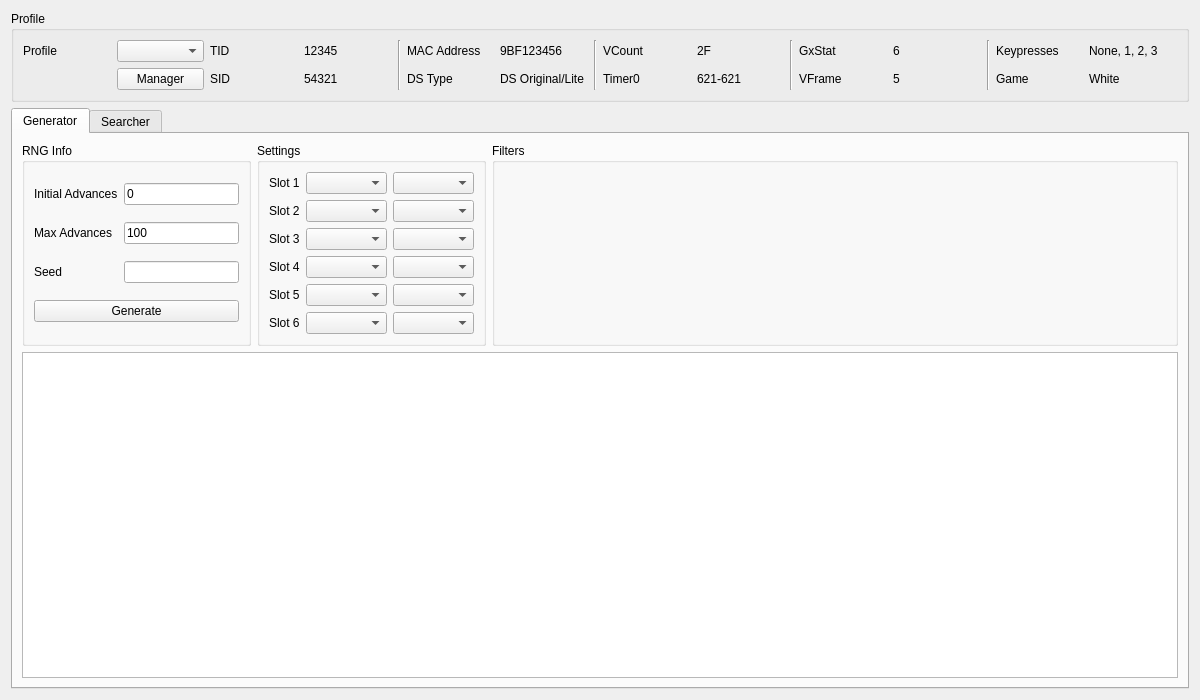
<?xml version="1.0" encoding="UTF-8"?>
<ui version="4.0">
 <class>DreamRadar</class>
 <widget class="QWidget" name="DreamRadar">
  <property name="geometry">
   <rect>
    <x>0</x>
    <y>0</y>
    <width>1200</width>
    <height>700</height>
   </rect>
  </property>
  <property name="windowTitle">
   <string>Dream Radar</string>
  </property>
  <layout class="QGridLayout" name="gridLayout_26">
   <item row="0" column="0">
    <widget class="QGroupBox" name="groupBoxProfile">
     <property name="title">
      <string>Profile</string>
     </property>
     <layout class="QGridLayout" name="gridLayout_5">
      <item row="0" column="2">
       <widget class="QLabel" name="labelProfileTID">
        <property name="text">
         <string>TID</string>
        </property>
       </widget>
      </item>
      <item row="0" column="9">
       <widget class="QLabel" name="labelProfileVCountValue">
        <property name="text">
         <string notr="true">2F</string>
        </property>
       </widget>
      </item>
      <item row="1" column="14">
       <widget class="QLabel" name="labelProfileGame">
        <property name="text">
         <string>Game</string>
        </property>
       </widget>
      </item>
      <item row="0" column="13" rowspan="2">
       <widget class="Line" name="line">
        <property name="orientation">
         <enum>Qt::Vertical</enum>
        </property>
       </widget>
      </item>
      <item row="0" column="12">
       <widget class="QLabel" name="labelProfileGxStatValue">
        <property name="text">
         <string notr="true">6</string>
        </property>
       </widget>
      </item>
      <item row="1" column="3">
       <widget class="QLabel" name="labelProfileSIDValue">
        <property name="text">
         <string notr="true">54321</string>
        </property>
       </widget>
      </item>
      <item row="1" column="12">
       <widget class="QLabel" name="labelProfileVFrameValue">
        <property name="text">
         <string notr="true">5</string>
        </property>
       </widget>
      </item>
      <item row="1" column="15">
       <widget class="QLabel" name="labelProfileGameValue">
        <property name="text">
         <string>White</string>
        </property>
       </widget>
      </item>
      <item row="0" column="8">
       <widget class="QLabel" name="labelProfileVCount">
        <property name="text">
         <string>VCount</string>
        </property>
       </widget>
      </item>
      <item row="0" column="15">
       <widget class="QLabel" name="labelProfileKeypressesValue">
        <property name="text">
         <string>None, 1, 2, 3</string>
        </property>
       </widget>
      </item>
      <item row="1" column="5">
       <widget class="QLabel" name="labelProfileDSType">
        <property name="text">
         <string>DS Type</string>
        </property>
       </widget>
      </item>
      <item row="0" column="6">
       <widget class="QLabel" name="labelProfileMACAddressValue">
        <property name="text">
         <string notr="true">9BF123456</string>
        </property>
       </widget>
      </item>
      <item row="0" column="4" rowspan="2">
       <widget class="Line" name="line_4">
        <property name="orientation">
         <enum>Qt::Vertical</enum>
        </property>
       </widget>
      </item>
      <item row="0" column="11">
       <widget class="QLabel" name="labelProfileGxStat">
        <property name="text">
         <string>GxStat</string>
        </property>
       </widget>
      </item>
      <item row="0" column="10" rowspan="2">
       <widget class="Line" name="line_2">
        <property name="orientation">
         <enum>Qt::Vertical</enum>
        </property>
       </widget>
      </item>
      <item row="0" column="14">
       <widget class="QLabel" name="labelProfileKeypresses">
        <property name="text">
         <string>Keypresses</string>
        </property>
       </widget>
      </item>
      <item row="0" column="1">
       <widget class="QComboBox" name="comboBoxProfiles"/>
      </item>
      <item row="1" column="1">
       <widget class="QPushButton" name="pushButtonProfileManager">
        <property name="text">
         <string>Manager</string>
        </property>
       </widget>
      </item>
      <item row="0" column="7" rowspan="2">
       <widget class="Line" name="line_3">
        <property name="orientation">
         <enum>Qt::Vertical</enum>
        </property>
       </widget>
      </item>
      <item row="0" column="5">
       <widget class="QLabel" name="labelProfileMACAddress">
        <property name="text">
         <string>MAC Address</string>
        </property>
       </widget>
      </item>
      <item row="1" column="6">
       <widget class="QLabel" name="labelProfileDSTypeValue">
        <property name="text">
         <string>DS Original/Lite</string>
        </property>
       </widget>
      </item>
      <item row="0" column="3">
       <widget class="QLabel" name="labelProfileTIDValue">
        <property name="text">
         <string notr="true">12345</string>
        </property>
       </widget>
      </item>
      <item row="1" column="8">
       <widget class="QLabel" name="labelProfileTimer0">
        <property name="text">
         <string>Timer0</string>
        </property>
       </widget>
      </item>
      <item row="1" column="2">
       <widget class="QLabel" name="labelProfileSID">
        <property name="text">
         <string>SID</string>
        </property>
       </widget>
      </item>
      <item row="0" column="0">
       <widget class="QLabel" name="labelProfile">
        <property name="text">
         <string>Profile</string>
        </property>
       </widget>
      </item>
      <item row="1" column="9">
       <widget class="QLabel" name="labelProfileTimer0Value">
        <property name="text">
         <string notr="true">621-621</string>
        </property>
       </widget>
      </item>
      <item row="1" column="11">
       <widget class="QLabel" name="labelProfileVFrame">
        <property name="text">
         <string>VFrame</string>
        </property>
       </widget>
      </item>
     </layout>
    </widget>
   </item>
   <item row="1" column="0">
    <widget class="QTabWidget" name="tabRNGSelector">
     <widget class="QWidget" name="tabStationary">
      <attribute name="title">
       <string>Generator</string>
      </attribute>
      <layout class="QGridLayout" name="gridLayout_2">
       <item row="0" column="0">
        <widget class="QGroupBox" name="groupBoxGeneratorRNGInfo">
         <property name="sizePolicy">
          <sizepolicy hsizetype="Preferred" vsizetype="Preferred">
           <horstretch>1</horstretch>
           <verstretch>0</verstretch>
          </sizepolicy>
         </property>
         <property name="title">
          <string>RNG Info</string>
         </property>
         <layout class="QGridLayout" name="gridLayout_7">
          <item row="0" column="0">
           <widget class="QLabel" name="labelGeneratorInitialAdvances">
            <property name="text">
             <string>Initial Advances</string>
            </property>
           </widget>
          </item>
          <item row="0" column="1">
           <widget class="TextBox" name="textBoxGeneratorInitialAdvances">
            <property name="text">
             <string notr="true">0</string>
            </property>
           </widget>
          </item>
          <item row="1" column="0">
           <widget class="QLabel" name="labelGeneratorMaxAdvances">
            <property name="text">
             <string>Max Advances</string>
            </property>
           </widget>
          </item>
          <item row="1" column="1">
           <widget class="TextBox" name="textBoxGeneratorMaxAdvances">
            <property name="text">
             <string notr="true">100</string>
            </property>
           </widget>
          </item>
          <item row="2" column="0">
           <widget class="QLabel" name="labelGeneratorSeed">
            <property name="text">
             <string>Seed</string>
            </property>
           </widget>
          </item>
          <item row="2" column="1">
           <widget class="TextBox" name="textBoxGeneratorSeed"/>
          </item>
          <item row="3" column="0" colspan="2">
           <widget class="QPushButton" name="pushButtonGenerate">
            <property name="enabled">
             <bool>true</bool>
            </property>
            <property name="text">
             <string>Generate</string>
            </property>
            <property name="checkable">
             <bool>false</bool>
            </property>
            <property name="autoDefault">
             <bool>false</bool>
            </property>
           </widget>
          </item>
         </layout>
        </widget>
       </item>
       <item row="0" column="1">
        <widget class="QGroupBox" name="groupBoxGeneratorSettings">
         <property name="sizePolicy">
          <sizepolicy hsizetype="Preferred" vsizetype="Preferred">
           <horstretch>1</horstretch>
           <verstretch>0</verstretch>
          </sizepolicy>
         </property>
         <property name="title">
          <string>Settings</string>
         </property>
         <layout class="QGridLayout" name="gridLayout">
          <item row="0" column="0">
           <widget class="QLabel" name="labelGeneratorSlot1">
            <property name="sizePolicy">
             <sizepolicy hsizetype="Fixed" vsizetype="Preferred">
              <horstretch>0</horstretch>
              <verstretch>0</verstretch>
             </sizepolicy>
            </property>
            <property name="text">
             <string>Slot 1</string>
            </property>
           </widget>
          </item>
          <item row="0" column="1">
           <widget class="QComboBox" name="comboBoxGeneratorSpecies1"/>
          </item>
          <item row="0" column="2">
           <widget class="QComboBox" name="comboBoxGeneratorGender1"/>
          </item>
          <item row="1" column="0">
           <widget class="QLabel" name="labelGeneratorSlot2">
            <property name="sizePolicy">
             <sizepolicy hsizetype="Fixed" vsizetype="Preferred">
              <horstretch>0</horstretch>
              <verstretch>0</verstretch>
             </sizepolicy>
            </property>
            <property name="text">
             <string>Slot 2</string>
            </property>
           </widget>
          </item>
          <item row="1" column="1">
           <widget class="QComboBox" name="comboBoxGeneratorSpecies2"/>
          </item>
          <item row="1" column="2">
           <widget class="QComboBox" name="comboBoxGeneratorGender2"/>
          </item>
          <item row="2" column="0">
           <widget class="QLabel" name="labelGeneratorSlot3">
            <property name="sizePolicy">
             <sizepolicy hsizetype="Fixed" vsizetype="Preferred">
              <horstretch>0</horstretch>
              <verstretch>0</verstretch>
             </sizepolicy>
            </property>
            <property name="text">
             <string>Slot 3</string>
            </property>
           </widget>
          </item>
          <item row="2" column="1">
           <widget class="QComboBox" name="comboBoxGeneratorSpecies3"/>
          </item>
          <item row="2" column="2">
           <widget class="QComboBox" name="comboBoxGeneratorGender3"/>
          </item>
          <item row="3" column="0">
           <widget class="QLabel" name="labelGeneratorSlot4">
            <property name="sizePolicy">
             <sizepolicy hsizetype="Fixed" vsizetype="Preferred">
              <horstretch>0</horstretch>
              <verstretch>0</verstretch>
             </sizepolicy>
            </property>
            <property name="text">
             <string>Slot 4</string>
            </property>
           </widget>
          </item>
          <item row="3" column="1">
           <widget class="QComboBox" name="comboBoxGeneratorSpecies4"/>
          </item>
          <item row="3" column="2">
           <widget class="QComboBox" name="comboBoxGeneratorGender4"/>
          </item>
          <item row="4" column="0">
           <widget class="QLabel" name="labelGeneratorSlot5">
            <property name="sizePolicy">
             <sizepolicy hsizetype="Fixed" vsizetype="Preferred">
              <horstretch>0</horstretch>
              <verstretch>0</verstretch>
             </sizepolicy>
            </property>
            <property name="text">
             <string>Slot 5</string>
            </property>
           </widget>
          </item>
          <item row="4" column="1">
           <widget class="QComboBox" name="comboBoxGeneratorSpecies5"/>
          </item>
          <item row="4" column="2">
           <widget class="QComboBox" name="comboBoxGeneratorGender5"/>
          </item>
          <item row="5" column="0">
           <widget class="QLabel" name="labelGeneratorSlot6">
            <property name="sizePolicy">
             <sizepolicy hsizetype="Fixed" vsizetype="Preferred">
              <horstretch>0</horstretch>
              <verstretch>0</verstretch>
             </sizepolicy>
            </property>
            <property name="text">
             <string>Slot 6</string>
            </property>
           </widget>
          </item>
          <item row="5" column="1">
           <widget class="QComboBox" name="comboBoxGeneratorSpecies6"/>
          </item>
          <item row="5" column="2">
           <widget class="QComboBox" name="comboBoxGeneratorGender6"/>
          </item>
         </layout>
        </widget>
       </item>
       <item row="0" column="2">
        <widget class="QGroupBox" name="groupBoxGeneratorFilters">
         <property name="sizePolicy">
          <sizepolicy hsizetype="Preferred" vsizetype="Preferred">
           <horstretch>3</horstretch>
           <verstretch>0</verstretch>
          </sizepolicy>
         </property>
         <property name="title">
          <string>Filters</string>
         </property>
         <layout class="QGridLayout" name="gridLayout_19">
          <item row="0" column="0" rowspan="2">
           <widget class="Filter" name="filterGenerator" native="true"/>
          </item>
         </layout>
        </widget>
       </item>
       <item row="1" column="0" colspan="3">
        <widget class="TableView" name="tableViewGenerator">
         <property name="contextMenuPolicy">
          <enum>Qt::CustomContextMenu</enum>
         </property>
         <attribute name="verticalHeaderVisible">
          <bool>false</bool>
         </attribute>
        </widget>
       </item>
      </layout>
     </widget>
     <widget class="QWidget" name="tabSearcher">
      <property name="enabled">
       <bool>true</bool>
      </property>
      <attribute name="title">
       <string>Searcher</string>
      </attribute>
      <layout class="QGridLayout" name="gridLayout_20">
       <item row="0" column="1">
        <widget class="QGroupBox" name="groupBoxSearcherSettings">
         <property name="sizePolicy">
          <sizepolicy hsizetype="Preferred" vsizetype="Preferred">
           <horstretch>1</horstretch>
           <verstretch>0</verstretch>
          </sizepolicy>
         </property>
         <property name="title">
          <string>Settings</string>
         </property>
         <layout class="QGridLayout" name="gridLayout_3">
          <item row="0" column="0">
           <widget class="QLabel" name="labelSearcherSlot1">
            <property name="sizePolicy">
             <sizepolicy hsizetype="Fixed" vsizetype="Preferred">
              <horstretch>0</horstretch>
              <verstretch>0</verstretch>
             </sizepolicy>
            </property>
            <property name="text">
             <string>Slot 1</string>
            </property>
           </widget>
          </item>
          <item row="0" column="1">
           <widget class="QComboBox" name="comboBoxSearcherSpecies1"/>
          </item>
          <item row="0" column="2">
           <widget class="QComboBox" name="comboBoxSearcherGender1"/>
          </item>
          <item row="1" column="0">
           <widget class="QLabel" name="labelSearcherSlot2">
            <property name="sizePolicy">
             <sizepolicy hsizetype="Fixed" vsizetype="Preferred">
              <horstretch>0</horstretch>
              <verstretch>0</verstretch>
             </sizepolicy>
            </property>
            <property name="text">
             <string>Slot 2</string>
            </property>
           </widget>
          </item>
          <item row="1" column="1">
           <widget class="QComboBox" name="comboBoxSearcherSpecies2"/>
          </item>
          <item row="1" column="2">
           <widget class="QComboBox" name="comboBoxSearcherGender2"/>
          </item>
          <item row="2" column="0">
           <widget class="QLabel" name="labelSearcherSlot3">
            <property name="sizePolicy">
             <sizepolicy hsizetype="Fixed" vsizetype="Preferred">
              <horstretch>0</horstretch>
              <verstretch>0</verstretch>
             </sizepolicy>
            </property>
            <property name="text">
             <string>Slot 3</string>
            </property>
           </widget>
          </item>
          <item row="2" column="1">
           <widget class="QComboBox" name="comboBoxSearcherSpecies3"/>
          </item>
          <item row="2" column="2">
           <widget class="QComboBox" name="comboBoxSearcherGender3"/>
          </item>
          <item row="3" column="0">
           <widget class="QLabel" name="labelSearcherSlot4">
            <property name="sizePolicy">
             <sizepolicy hsizetype="Fixed" vsizetype="Preferred">
              <horstretch>0</horstretch>
              <verstretch>0</verstretch>
             </sizepolicy>
            </property>
            <property name="text">
             <string>Slot 4</string>
            </property>
           </widget>
          </item>
          <item row="3" column="1">
           <widget class="QComboBox" name="comboBoxSearcherSpecies4"/>
          </item>
          <item row="3" column="2">
           <widget class="QComboBox" name="comboBoxSearcherGender4"/>
          </item>
          <item row="4" column="0">
           <widget class="QLabel" name="labelSearcherSlot5">
            <property name="sizePolicy">
             <sizepolicy hsizetype="Fixed" vsizetype="Preferred">
              <horstretch>0</horstretch>
              <verstretch>0</verstretch>
             </sizepolicy>
            </property>
            <property name="text">
             <string>Slot 5</string>
            </property>
           </widget>
          </item>
          <item row="4" column="1">
           <widget class="QComboBox" name="comboBoxSearcherSpecies5"/>
          </item>
          <item row="4" column="2">
           <widget class="QComboBox" name="comboBoxSearcherGender5"/>
          </item>
          <item row="5" column="0">
           <widget class="QLabel" name="labelSearcherSlot6">
            <property name="sizePolicy">
             <sizepolicy hsizetype="Fixed" vsizetype="Preferred">
              <horstretch>0</horstretch>
              <verstretch>0</verstretch>
             </sizepolicy>
            </property>
            <property name="text">
             <string>Slot 6</string>
            </property>
           </widget>
          </item>
          <item row="5" column="1">
           <widget class="QComboBox" name="comboBoxSearcherSpecies6"/>
          </item>
          <item row="5" column="2">
           <widget class="QComboBox" name="comboBoxSearcherGender6"/>
          </item>
         </layout>
        </widget>
       </item>
       <item row="0" column="2">
        <widget class="QGroupBox" name="groupBoxSearcherFilters">
         <property name="sizePolicy">
          <sizepolicy hsizetype="Preferred" vsizetype="Preferred">
           <horstretch>3</horstretch>
           <verstretch>0</verstretch>
          </sizepolicy>
         </property>
         <property name="title">
          <string>Filters</string>
         </property>
         <layout class="QGridLayout" name="gridLayout_24">
          <item row="0" column="0" rowspan="2">
           <widget class="Filter" name="filterSearcher" native="true"/>
          </item>
         </layout>
        </widget>
       </item>
       <item row="2" column="0" colspan="3">
        <widget class="TableView" name="tableViewSearcher">
         <property name="contextMenuPolicy">
          <enum>Qt::CustomContextMenu</enum>
         </property>
         <property name="sortingEnabled">
          <bool>true</bool>
         </property>
         <attribute name="verticalHeaderVisible">
          <bool>false</bool>
         </attribute>
        </widget>
       </item>
       <item row="1" column="0" colspan="3">
        <widget class="QProgressBar" name="progressBar">
         <property name="value">
          <number>0</number>
         </property>
        </widget>
       </item>
       <item row="0" column="0">
        <widget class="QGroupBox" name="groupBoxSearcherRNGInfo">
         <property name="sizePolicy">
          <sizepolicy hsizetype="Preferred" vsizetype="Preferred">
           <horstretch>1</horstretch>
           <verstretch>0</verstretch>
          </sizepolicy>
         </property>
         <property name="title">
          <string>RNG Info</string>
         </property>
         <layout class="QGridLayout" name="gridLayout_25">
          <item row="3" column="0">
           <widget class="QLabel" name="labelSearcherEndDate">
            <property name="text">
             <string>End Date</string>
            </property>
           </widget>
          </item>
          <item row="1" column="1">
           <widget class="TextBox" name="textBoxSearcherMaxAdvances">
            <property name="text">
             <string notr="true">100</string>
            </property>
           </widget>
          </item>
          <item row="3" column="1">
           <widget class="DateEdit" name="dateEditSearcherEndDate">
            <property name="maximumDateTime">
             <datetime>
              <hour>23</hour>
              <minute>59</minute>
              <second>59</second>
              <year>2099</year>
              <month>12</month>
              <day>31</day>
             </datetime>
            </property>
            <property name="minimumDateTime">
             <datetime>
              <hour>0</hour>
              <minute>0</minute>
              <second>0</second>
              <year>2000</year>
              <month>1</month>
              <day>1</day>
             </datetime>
            </property>
            <property name="calendarPopup">
             <bool>true</bool>
            </property>
           </widget>
          </item>
          <item row="1" column="0">
           <widget class="QLabel" name="labelSearcherMaxAdvances">
            <property name="text">
             <string>Max Advances</string>
            </property>
           </widget>
          </item>
          <item row="4" column="0" colspan="2">
           <layout class="QHBoxLayout" name="horizontalLayout_4">
            <item>
             <widget class="QPushButton" name="pushButtonSearch">
              <property name="enabled">
               <bool>true</bool>
              </property>
              <property name="text">
               <string>Search</string>
              </property>
              <property name="checkable">
               <bool>false</bool>
              </property>
              <property name="autoDefault">
               <bool>false</bool>
              </property>
             </widget>
            </item>
            <item>
             <widget class="QPushButton" name="pushButtonCancel">
              <property name="enabled">
               <bool>false</bool>
              </property>
              <property name="text">
               <string>Cancel</string>
              </property>
             </widget>
            </item>
           </layout>
          </item>
          <item row="2" column="1">
           <widget class="DateEdit" name="dateEditSearcherStartDate">
            <property name="maximumDateTime">
             <datetime>
              <hour>23</hour>
              <minute>59</minute>
              <second>59</second>
              <year>2099</year>
              <month>12</month>
              <day>31</day>
             </datetime>
            </property>
            <property name="minimumDateTime">
             <datetime>
              <hour>0</hour>
              <minute>0</minute>
              <second>0</second>
              <year>2000</year>
              <month>1</month>
              <day>1</day>
             </datetime>
            </property>
            <property name="calendarPopup">
             <bool>true</bool>
            </property>
           </widget>
          </item>
          <item row="2" column="0">
           <widget class="QLabel" name="labelSearcherStartDate">
            <property name="text">
             <string>Start Date</string>
            </property>
           </widget>
          </item>
          <item row="0" column="0">
           <widget class="QLabel" name="label">
            <property name="text">
             <string>Initial Advances</string>
            </property>
           </widget>
          </item>
          <item row="0" column="1">
           <widget class="TextBox" name="textBoxSearcherInitialAdvances">
            <property name="text">
             <string notr="true">0</string>
            </property>
           </widget>
          </item>
         </layout>
        </widget>
       </item>
      </layout>
     </widget>
    </widget>
   </item>
  </layout>
 </widget>
 <customwidgets>
  <customwidget>
   <class>TextBox</class>
   <extends>QLineEdit</extends>
   <header>Forms/Controls/TextBox.hpp</header>
  </customwidget>
  <customwidget>
   <class>TableView</class>
   <extends>QTableView</extends>
   <header>Forms/Controls/TableView.hpp</header>
  </customwidget>
  <customwidget>
   <class>Filter</class>
   <extends>QWidget</extends>
   <header>Forms/Controls/Filter.hpp</header>
   <container>1</container>
  </customwidget>
  <customwidget>
   <class>DateEdit</class>
   <extends>QDateEdit</extends>
   <header>Forms/Controls/DateEdit.hpp</header>
  </customwidget>
 </customwidgets>
 <tabstops>
  <tabstop>comboBoxProfiles</tabstop>
  <tabstop>pushButtonProfileManager</tabstop>
  <tabstop>tabRNGSelector</tabstop>
  <tabstop>textBoxGeneratorInitialAdvances</tabstop>
  <tabstop>textBoxGeneratorMaxAdvances</tabstop>
  <tabstop>textBoxGeneratorSeed</tabstop>
  <tabstop>pushButtonGenerate</tabstop>
  <tabstop>comboBoxGeneratorSpecies1</tabstop>
  <tabstop>comboBoxGeneratorGender1</tabstop>
  <tabstop>comboBoxGeneratorSpecies2</tabstop>
  <tabstop>comboBoxGeneratorGender2</tabstop>
  <tabstop>comboBoxGeneratorSpecies3</tabstop>
  <tabstop>comboBoxGeneratorGender3</tabstop>
  <tabstop>comboBoxGeneratorSpecies4</tabstop>
  <tabstop>comboBoxGeneratorGender4</tabstop>
  <tabstop>comboBoxGeneratorSpecies5</tabstop>
  <tabstop>comboBoxGeneratorGender5</tabstop>
  <tabstop>comboBoxGeneratorSpecies6</tabstop>
  <tabstop>comboBoxGeneratorGender6</tabstop>
  <tabstop>tableViewGenerator</tabstop>
  <tabstop>textBoxSearcherInitialAdvances</tabstop>
  <tabstop>textBoxSearcherMaxAdvances</tabstop>
  <tabstop>dateEditSearcherStartDate</tabstop>
  <tabstop>dateEditSearcherEndDate</tabstop>
  <tabstop>pushButtonSearch</tabstop>
  <tabstop>pushButtonCancel</tabstop>
  <tabstop>comboBoxSearcherSpecies1</tabstop>
  <tabstop>comboBoxSearcherGender1</tabstop>
  <tabstop>comboBoxSearcherSpecies2</tabstop>
  <tabstop>comboBoxSearcherGender2</tabstop>
  <tabstop>comboBoxSearcherSpecies3</tabstop>
  <tabstop>comboBoxSearcherGender3</tabstop>
  <tabstop>comboBoxSearcherSpecies4</tabstop>
  <tabstop>comboBoxSearcherGender4</tabstop>
  <tabstop>comboBoxSearcherSpecies5</tabstop>
  <tabstop>comboBoxSearcherGender5</tabstop>
  <tabstop>comboBoxSearcherSpecies6</tabstop>
  <tabstop>comboBoxSearcherGender6</tabstop>
  <tabstop>tableViewSearcher</tabstop>
 </tabstops>
 <resources/>
 <connections/>
</ui>
